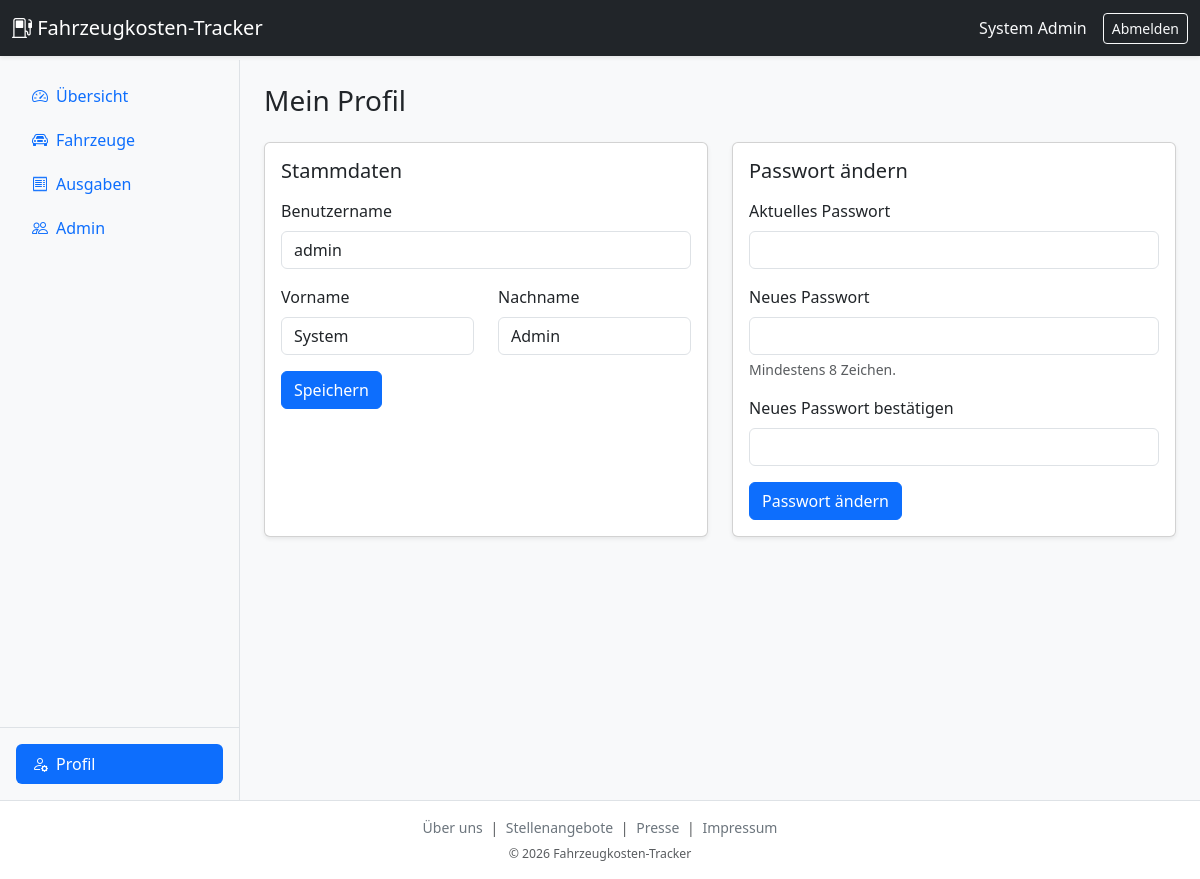
Screenshot of /site/index.php?view=profile (signed in) with the database file from the repository.
### tables this page shows
CREATE TABLE user (
    id            INT UNSIGNED         NOT NULL AUTO_INCREMENT,
    user_name     VARCHAR(50)          NOT NULL,
    password_hash VARCHAR(255)         NOT NULL,
    first_name    VARCHAR(100)         NOT NULL,
    last_name     VARCHAR(100)         NOT NULL,
    role          ENUM('user','admin') NOT NULL DEFAULT 'user',
    is_active     TINYINT(1)           NOT NULL DEFAULT 1,
    created_at    DATETIME             NOT NULL DEFAULT CURRENT_TIMESTAMP,
    updated_at    DATETIME             NOT NULL DEFAULT CURRENT_TIMESTAMP ON UPDATE CURRENT_TIMESTAMP,
    PRIMARY KEY (id),
    UNIQUE KEY uq_user_user_name (user_name)
);

### site/index.php (called while the page is built, shortened)
<?php
require_once 'inc/bootstrap.php';
$protectedViews = ['dashboard', 'vehicles', 'vehicle-form', 'expenses', 'expense-form', 'profile'];
if ($auth->isLoggedIn()) {
    $sessionUser = $auth->getCurrentUser();
}
$view = $_GET['view'] ?? '';
if (in_array($view, $protectedViews, true)) {
    $auth->requireUser();
}
$currentUser = $auth->getCurrentUser();
require_once 'views/' . $view . '.php';

### site/lib/VehicleTracker/SessionContext.php (called while the page is built, shortened)
<?php
class SessionContext {
    public static function getUserId(): ?int {
        return isset($_SESSION[self::KEY_USER_ID]) ? (int)$_SESSION[self::KEY_USER_ID] : null;
    }
    public static function hasUser(): bool {
        return isset($_SESSION[self::KEY_USER_ID]);
    }
}

### site/lib/VehicleTracker/AuthenticationManager.php (called while the page is built, shortened)
<?php
class AuthenticationManager {
    public function isLoggedIn(): bool {
        return SessionContext::hasUser();
    }
    public function getCurrentUser(): ?User {
        if ($this->isLoggedIn()) {
            $userId = SessionContext::getUserId();
            return $this->userDao->getById($userId);
        }
        return null;
    }
}

### site/lib/Data/QueryRunner.php (called while the page is built, shortened)
<?php
class QueryRunner {
    public function run(string $sql, array $params = []): \PDOStatement {
        $pdo  = $this->connection->getConnection();
        $stmt = $pdo->prepare($sql);
        $i    = 1;
        foreach ($params as $param) {
            match(true) {
                $param === null => $stmt->bindValue($i, null, \PDO::PARAM_NULL),
                is_bool($param) => $stmt->bindValue($i, $param, \PDO::PARAM_BOOL),
                is_int($param)  => $stmt->bindValue($i, $param, \PDO::PARAM_INT),
                default         => $stmt->bindValue($i, (string)$param, \PDO::PARAM_STR),
            };
            $i++;
        }
        $stmt->execute();
        return $stmt;
    }
}

### site/lib/Data/Dao/UserDao.php (called while the page is built, shortened)
<?php
class UserDao implements IUserDao {
    private readonly QueryRunner $runner;
    public function __construct(DatabaseConnection $connection) {
        $this->runner = new QueryRunner($connection);
    }
    public function getById(int $id): ?User {
        $res = $this->runner->run(
            'SELECT id, user_name, password_hash, first_name, last_name, role, is_active FROM user WHERE id = ?',
            [$id]
        );
        $row = $res->fetchObject();
        return $row ? $this->build($row) : null;
    }
    private function build(object $row): User {
        return new User(
            (int)$row->id,
            $row->user_name,
            $row->password_hash,
            $row->first_name,
            $row->last_name,
            Role::from($row->role),
            (bool)(int)$row->is_active,
        );
    }
}

### site/lib/VehicleTracker/User.php (called while the page is built, shortened)
<?php
class User extends Entity {
    public function getUserName(): string    { return $this->userName; }
    public function getFirstName(): string   { return $this->firstName; }
    public function getLastName(): string    { return $this->lastName; }
    public function getFullName(): string {
        return $this->firstName . ' ' . $this->lastName;
    }
    public function isAdmin(): bool {
        return $this->role === Role::Admin;
    }
}

### site/lib/VehicleTracker/Util.php (called while the page is built, shortened)
<?php
class Util {
    public static function escape(?string $input): string {
        return htmlspecialchars($input ?? '', ENT_QUOTES, 'UTF-8');
    }
    public static function takeOld(): array {
        $old = $_SESSION['flash_old'] ?? [];
        return $old;
    }
}

### site/inc/bootstrap.php (called while the page is built, shortened)
<?php
spl_autoload_register(function (string $class): void {
    $file = __DIR__ . DIRECTORY_SEPARATOR . '..' . DIRECTORY_SEPARATOR . 'lib' . DIRECTORY_SEPARATOR
          . str_replace('\\', DIRECTORY_SEPARATOR, $class) . '.php';
});

### site/views/profile.php (the view, shortened to what this page needs)
<?php
$old = Util::takeOld();
$userName  = $old['userName']  ?? $currentUser->getUserName();
$firstName = $old['firstName'] ?? $currentUser->getFirstName();
$lastName  = $old['lastName']  ?? $currentUser->getLastName();
require_once 'views/partials/header.php';
?>
<h1 class="h3 mb-4">Mein Profil</h1>
<div class="row g-4">
    <div class="col-lg-6">
        <div class="card shadow-sm h-100">
            <div class="card-body">
                <h2 class="h5 card-title mb-3">Stammdaten</h2>
                <form method="post" action="index.php">
                    <div class="mb-3">
                        <label for="userName" class="form-label">Benutzername</label>
                        <input type="text" class="form-control" id="userName" name="userName" maxlength="50"
                               value="<?php echo Util::escape($userName); ?>" required>
                    </div>
                    <div class="row">
                        <div class="col-sm-6 mb-3">
                            <label for="firstName" class="form-label">Vorname</label>
                            <input type="text" class="form-control" id="firstName" name="firstName" maxlength="100"
                                   value="<?php echo Util::escape($firstName); ?>" required>
                        </div>
                        <div class="col-sm-6 mb-3">
                            <label for="lastName" class="form-label">Nachname</label>
                            <input type="text" class="form-control" id="lastName" name="lastName" maxlength="100"
                                   value="<?php echo Util::escape($lastName); ?>" required>
                        </div>
                    </div>
                    <button type="submit" class="btn btn-primary">Speichern</button>
                </form>
            </div>
        </div>
    </div>
    <div class="col-lg-6">
        <div class="card shadow-sm h-100">
            <div class="card-body">
                <h2 class="h5 card-title mb-3">Passwort ändern</h2>
                <form method="post" action="index.php">
                    <div class="mb-3">
                        <label for="currentPassword" class="form-label">Aktuelles Passwort</label>
                        <input type="password" class="form-control" id="currentPassword" name="currentPassword"
                               autocomplete="current-password" required>
                    </div>
                    <div class="mb-3">
                        <label for="newPassword" class="form-label">Neues Passwort</label>
                        <input type="password" class="form-control" id="newPassword" name="newPassword"
                               autocomplete="new-password" minlength="8" required>
                        <div class="form-text">Mindestens 8 Zeichen.</div>
                    </div>
                    <div class="mb-3">
                        <label for="newPasswordConfirm" class="form-label">Neues Passwort bestätigen</label>
                        <input type="password" class="form-control" id="newPasswordConfirm" name="newPasswordConfirm"
                               autocomplete="new-password" minlength="8" required>
                    </div>
                    <button type="submit" class="btn btn-primary">Passwort ändern</button>
                </form>
            </div>
        </div>
    </div>
</div>
<?php require_once 'views/partials/footer.php'; ?>

### site/views/partials/header.php (shortened to what this page needs)
<?php
$loggedIn = $auth->isLoggedIn();
?>
<!DOCTYPE html>
<html lang="de">
<head>
    <link href="https://cdn.jsdelivr.net/npm/bootstrap@5.3.3/dist/css/bootstrap.min.css" rel="stylesheet"
>
    <link rel="stylesheet" href="https://cdn.jsdelivr.net/npm/bootstrap-icons@1.11.3/font/bootstrap-icons.min.css">
    <link href="assets/main.css" rel="stylesheet">
</head>
<body>
<nav class="navbar navbar-dark bg-dark fixed-top shadow-sm">
    <div class="container-fluid">
        <a class="navbar-brand me-auto" href="index.php">
            <span class="bi bi-fuel-pump" aria-hidden="true"></span>
            Fahrzeugkosten-Tracker
        </a>
        <?php if ($loggedIn && $currentUser !== null): ?>
            <a href="index.php?view=profile" class="navbar-text me-3 d-none d-sm-flex align-items-center text-light text-decoration-none">
                <?php echo Util::escape($currentUser->getFullName()); ?>
            </a>
            <form method="post" action="index.php" class="d-inline">
                <button type="submit" class="btn btn-sm btn-outline-light">Abmelden</button>
            </form>
        <?php else: ?>
            <a class="btn btn-sm <?php echo $view === 'login' ? 'btn-light' : 'btn-outline-light'; ?> me-2" href="index.php?view=login">Anmelden</a>
            <a class="btn btn-sm <?php echo $view === 'register' ? 'btn-light' : 'btn-outline-light'; ?>" href="index.php?view=register">Registrieren</a>
        <?php endif; ?>
    </div>
</nav>
<?php if ($loggedIn): ?>
<div class="app-body">
    <aside class="app-sidebar offcanvas-md offcanvas-start" tabindex="-1" id="appSidebar" aria-labelledby="appSidebarLabel">
        <div class="offcanvas-body p-0 d-flex flex-column">
            <ul class="nav nav-pills flex-column p-3 gap-1 w-100">
                <li class="nav-item">
                    <a class="nav-link <?php echo $view === 'dashboard' ? 'active' : ''; ?>" href="index.php?view=dashboard">
                        <span class="bi bi-speedometer2 me-2" aria-hidden="true"></span>Übersicht
                    </a>
                </li>
                <li class="nav-item">
                    <a class="nav-link <?php echo in_array($view, ['vehicles', 'vehicle-form'], true) ? 'active' : ''; ?>" href="index.php?view=vehicles">
                        <span class="bi bi-car-front me-2" aria-hidden="true"></span>Fahrzeuge
                    </a>
                </li>
                <li class="nav-item">
                    <a class="nav-link <?php echo in_array($view, ['expenses', 'expense-form'], true) ? 'active' : ''; ?>" href="index.php?view=expenses">
                        <span class="bi bi-receipt me-2" aria-hidden="true"></span>Ausgaben
                    </a>
                </li>
                <?php if ($currentUser !== null && $currentUser->isAdmin()): ?>
                    <li class="nav-item">
                        <a class="nav-link <?php echo $view === 'admin' ? 'active' : ''; ?>" href="index.php?view=admin">
                            <span class="bi bi-people me-2" aria-hidden="true"></span>Admin
                        </a>
                    </li>
                <?php endif; ?>
            </ul>
            <ul class="nav nav-pills flex-column p-3 gap-1 w-100 mt-auto border-top">
                <li class="nav-item">
                    <a class="nav-link <?php echo $view === 'profile' ? 'active' : ''; ?>" href="index.php?view=profile">
                        <span class="bi bi-person-gear me-2" aria-hidden="true"></span>Profil
                    </a>
                </li>
            </ul>
        </div>
    </aside>
    <main class="app-main">
<?php else: ?>
    <main class="page-content container">
<?php endif; ?>

### site/assets/main.css (style rules this page uses)
html, body { height: 100%; }
body { display: flex; flex-direction: column; min-height: 100vh; padding-top: 3.75rem; background-color: #f8f9fa; }
.app-body { flex: 1 0 auto; display: flex; align-items: stretch; }
.app-sidebar { background-color: #fff; border-right: 1px solid #dee2e6; }
@media (min-width: 768px) { .app-sidebar { flex: 0 0 240px; width: 240px; display: flex; flex-direction: column; position: sticky; top: 3.75rem; align-self: flex-start; height: calc(100vh - 3.75rem); overflow-y: auto; } }
@media (min-width: 768px) { .app-sidebar .offcanvas-body { flex: 1 1 auto; } }
.app-main { flex: 1 1 auto; min-width: 0; padding: 1.5rem; }

### rows the page displays
user: Util::escape($currentUser->getFullName()) "System Admin", userName "admin", firstName "System", lastName "Admin"
